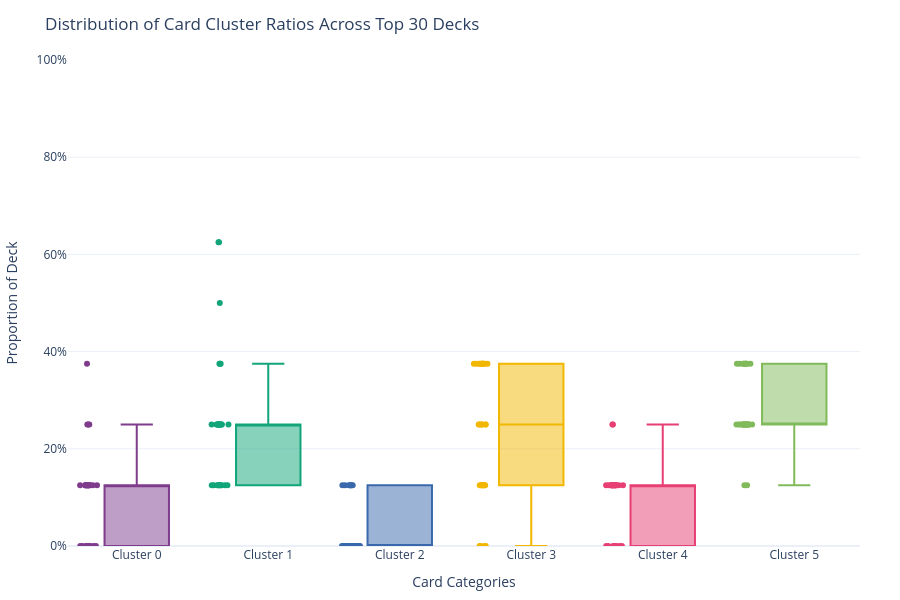

The cell this chart's notebook holds for it:
### Code cell
# Create the box plot using the long-form ratio data
fig = px.box(
    df_long,
    x='Cluster',
    y='Ratio',
    color='Cluster',
    points="all",
    title='Distribution of Card Cluster Ratios Across Top 30 Decks',
    labels={'Ratio': 'Proportion of Deck', 'Cluster': 'Card Categories'},
    color_discrete_sequence=px.colors.qualitative.Bold
)

fig.update_layout(
    yaxis_tickformat='.0%',
    yaxis=dict(range=[0, 1]),
    showlegend=False,
    height=600,
    margin=dict(l=60, r=40, t=60, b=40),
    template="plotly_white"
)

#plt.savefig('./graphs/card_type_ratio_box_plot.png')
fig.show()

### Figure 1 — Plotly figure (JSON) as saved in the notebook; plotly's stock layout.template omitted (floating-point values rounded to 4 significant figures)
{"data": [{"alignmentgroup": "True", "boxpoints": "all", "hovertemplate": "Card Categories=%{x}<br>Proportion of Deck=%{y}<extra></extra>", "legendgroup": "Cluster 0", "marker": {"color": "rgb(127, 60, 141)"}, "name": "Cluster 0", "notched": false, "offsetgroup": "Cluster 0", "orientation": "v", "showlegend": true, "type": "box", "x": ["Cluster 0", "Cluster 0", "Cluster 0", "Cluster 0", "Cluster 0", "Cluster 0", "Cluster 0", "Cluster 0", "Cluster 0", "Cluster 0", "Cluster 0", "Cluster 0", "Cluster 0", "Cluster 0", "Cluster 0", "Cluster 0", "Cluster 0", "Cluster 0", "Cluster 0", "Cluster 0", "Cluster 0", "Cluster 0", "Cluster 0", "Cluster 0", "Cluster 0", "Cluster 0", "Cluster 0", "Cluster 0", "Cluster 0", "Cluster 0"], "x0": " ", "xaxis": "x", "y": [0.375, 0.0, 0.25, 0.125, 0.0, 0.125, 0.125, 0.0, 0.125, 0.125, 0.25, 0.125, 0.125, 0.125, 0.125, 0.125, 0.0, 0.0, 0.125, 0.125, 0.0, 0.125, 0.0, 0.0, 0.125, 0.125, 0.25, 0.0, 0.125, 0.0], "y0": " ", "yaxis": "y"}, {"alignmentgroup": "True", "boxpoints": "all", "hovertemplate": "Card Categories=%{x}<br>Proportion of Deck=%{y}<extra></extra>", "legendgroup": "Cluster 1", "marker": {"color": "rgb(17, 165, 121)"}, "name": "Cluster 1", "notched": false, "offsetgroup": "Cluster 1", "orientation": "v", "showlegend": true, "type": "box", "x": ["Cluster 1", "Cluster 1", "Cluster 1", "Cluster 1", "Cluster 1", "Cluster 1", "Cluster 1", "Cluster 1", "Cluster 1", "Cluster 1", "Cluster 1", "Cluster 1", "Cluster 1", "Cluster 1", "Cluster 1", "Cluster 1", "Cluster 1", "Cluster 1", "Cluster 1", "Cluster 1", "Cluster 1", "Cluster 1", "Cluster 1", "Cluster 1", "Cluster 1", "Cluster 1", "Cluster 1", "Cluster 1", "Cluster 1", "Cluster 1"], "x0": " ", "xaxis": "x", "y": [0.125, 0.625, 0.375, 0.125, 0.25, 0.5, 0.25, 0.25, 0.375, 0.25, 0.25, 0.375, 0.25, 0.25, 0.125, 0.125, 0.25, 0.625, 0.125, 0.25, 0.25, 0.125, 0.125, 0.25, 0.25, 0.25, 0.125, 0.125, 0.125, 0.25], "y0": " ", "yaxis": "y"}, {"alignmentgroup": "True", "boxpoints": "all", "hovertemplate": "Card Categories=%{x}<br>Proportion of Deck=%{y}<extra></extra>", "legendgroup": "Cluster 2", "marker": {"color": "rgb(57, 105, 172)"}, "name": "Cluster 2", "notched": false, "offsetgroup": "Cluster 2", "orientation": "v", "showlegend": true, "type": "box", "x": ["Cluster 2", "Cluster 2", "Cluster 2", "Cluster 2", "Cluster 2", "Cluster 2", "Cluster 2", "Cluster 2", "Cluster 2", "Cluster 2", "Cluster 2", "Cluster 2", "Cluster 2", "Cluster 2", "Cluster 2", "Cluster 2", "Cluster 2", "Cluster 2", "Cluster 2", "Cluster 2", "Cluster 2", "Cluster 2", "Cluster 2", "Cluster 2", "Cluster 2", "Cluster 2", "Cluster 2", "Cluster 2", "Cluster 2", "Cluster 2"], "x0": " ", "xaxis": "x", "y": [0.0, 0.125, 0.0, 0.0, 0.0, 0.125, 0.125, 0.0, 0.125, 0.125, 0.0, 0.125, 0.0, 0.0, 0.0, 0.0, 0.0, 0.125, 0.0, 0.0, 0.0, 0.0, 0.0, 0.0, 0.0, 0.125, 0.0, 0.0, 0.0, 0.0], "y0": " ", "yaxis": "y"}, {"alignmentgroup": "True", "boxpoints": "all", "hovertemplate": "Card Categories=%{x}<br>Proportion of Deck=%{y}<extra></extra>", "legendgroup": "Cluster 3", "marker": {"color": "rgb(242, 183, 1)"}, "name": "Cluster 3", "notched": false, "offsetgroup": "Cluster 3", "orientation": "v", "showlegend": true, "type": "box", "x": ["Cluster 3", "Cluster 3", "Cluster 3", "Cluster 3", "Cluster 3", "Cluster 3", "Cluster 3", "Cluster 3", "Cluster 3", "Cluster 3", "Cluster 3", "Cluster 3", "Cluster 3", "Cluster 3", "Cluster 3", "Cluster 3", "Cluster 3", "Cluster 3", "Cluster 3", "Cluster 3", "Cluster 3", "Cluster 3", "Cluster 3", "Cluster 3", "Cluster 3", "Cluster 3", "Cluster 3", "Cluster 3", "Cluster 3", "Cluster 3"], "x0": " ", "xaxis": "x", "y": [0.125, 0.0, 0.125, 0.375, 0.375, 0.0, 0.0, 0.375, 0.125, 0.25, 0.125, 0.125, 0.375, 0.25, 0.25, 0.375, 0.375, 0.0, 0.25, 0.125, 0.375, 0.375, 0.375, 0.25, 0.25, 0.125, 0.125, 0.375, 0.25, 0.375], "y0": " ", "yaxis": "y"}, {"alignmentgroup": "True", "boxpoints": "all", "hovertemplate": "Card Categories=%{x}<br>Proportion of Deck=%{y}<extra></extra>", "legendgroup": "Cluster 4", "marker": {"color": "rgb(231, 63, 116)"}, "name": "Cluster 4", "notched": false, "offsetgroup": "Cluster 4", "orientation": "v", "showlegend": true, "type": "box", "x": ["Cluster 4", "Cluster 4", "Cluster 4", "Cluster 4", "Cluster 4", "Cluster 4", "Cluster 4", "Cluster 4", "Cluster 4", "Cluster 4", "Cluster 4", "Cluster 4", "Cluster 4", "Cluster 4", "Cluster 4", "Cluster 4", "Cluster 4", "Cluster 4", "Cluster 4", "Cluster 4", "Cluster 4", "Cluster 4", "Cluster 4", "Cluster 4", "Cluster 4", "Cluster 4", "Cluster 4", "Cluster 4", "Cluster 4", "Cluster 4"], "x0": " ", "xaxis": "x", "y": [0.125, 0.0, 0.125, 0.125, 0.125, 0.0, 0.125, 0.125, 0.0, 0.0, 0.0, 0.0, 0.125, 0.125, 0.125, 0.125, 0.125, 0.0, 0.125, 0.125, 0.125, 0.125, 0.25, 0.125, 0.0, 0.0, 0.125, 0.25, 0.125, 0.125], "y0": " ", "yaxis": "y"}, {"alignmentgroup": "True", "boxpoints": "all", "hovertemplate": "Card Categories=%{x}<br>Proportion of Deck=%{y}<extra></extra>", "legendgroup": "Cluster 5", "marker": {"color": "rgb(128, 186, 90)"}, "name": "Cluster 5", "notched": false, "offsetgroup": "Cluster 5", "orientation": "v", "showlegend": true, "type": "box", "x": ["Cluster 5", "Cluster 5", "Cluster 5", "Cluster 5", "Cluster 5", "Cluster 5", "Cluster 5", "Cluster 5", "Cluster 5", "Cluster 5", "Cluster 5", "Cluster 5", "Cluster 5", "Cluster 5", "Cluster 5", "Cluster 5", "Cluster 5", "Cluster 5", "Cluster 5", "Cluster 5", "Cluster 5", "Cluster 5", "Cluster 5", "Cluster 5", "Cluster 5", "Cluster 5", "Cluster 5", "Cluster 5", "Cluster 5", "Cluster 5"], "x0": " ", "xaxis": "x", "y": [0.25, 0.25, 0.125, 0.25, 0.25, 0.25, 0.375, 0.25, 0.25, 0.25, 0.375, 0.25, 0.125, 0.25, 0.375, 0.25, 0.25, 0.25, 0.375, 0.375, 0.25, 0.25, 0.25, 0.375, 0.375, 0.375, 0.375, 0.25, 0.375, 0.25], "y0": " ", "yaxis": "y"}], "layout": {"boxmode": "overlay", "height": 600, "legend": {"title": {"text": "Card Categories"}, "tracegroupgap": 0}, "margin": {"b": 40, "l": 60, "r": 40, "t": 60}, "showlegend": false, "title": {"text": "Distribution of Card Cluster Ratios Across Top 30 Decks"}, "xaxis": {"anchor": "y", "categoryarray": ["Cluster 0", "Cluster 1", "Cluster 2", "Cluster 3", "Cluster 4", "Cluster 5"], "categoryorder": "array", "domain": [0, 1], "title": {"text": "Card Categories"}}, "yaxis": {"anchor": "x", "domain": [0, 1], "range": [0, 1], "tickformat": ".0%", "title": {"text": "Proportion of Deck"}}}}
